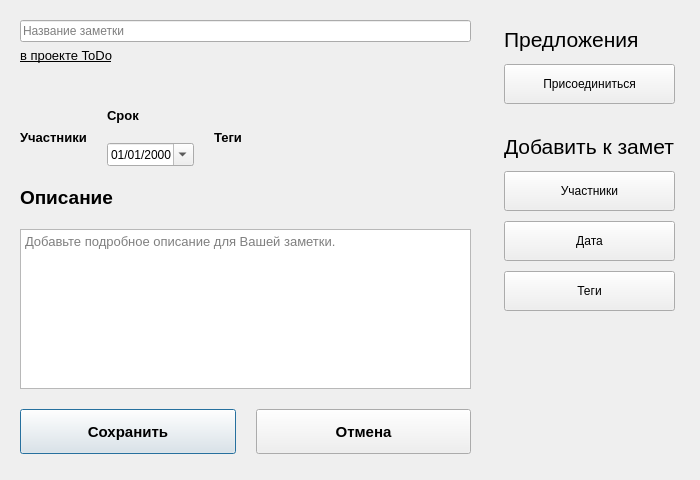
<?xml version="1.0" encoding="UTF-8"?>
<ui version="4.0">
 <class>NoteEditDialog</class>
 <widget class="QDialog" name="NoteEditDialog">
  <property name="geometry">
   <rect>
    <x>0</x>
    <y>0</y>
    <width>700</width>
    <height>480</height>
   </rect>
  </property>
  <property name="windowTitle">
   <string>NoteEditDialog</string>
  </property>
  <widget class="QWidget" name="layoutWidget">
   <property name="geometry">
    <rect>
     <x>20</x>
     <y>20</y>
     <width>451</width>
     <height>434</height>
    </rect>
   </property>
   <layout class="QVBoxLayout" name="leftSideLayout">
    <property name="spacing">
     <number>45</number>
    </property>
    <item>
     <layout class="QVBoxLayout" name="titleLayout">
      <property name="spacing">
       <number>6</number>
      </property>
      <item>
       <widget class="QLineEdit" name="titleLineEdit">
        <property name="placeholderText">
         <string>Название заметки</string>
        </property>
       </widget>
      </item>
      <item>
       <widget class="QLabel" name="projectNameLabel">
        <property name="font">
         <font>
          <family>Arial</family>
          <pointsize>10</pointsize>
          <bold>false</bold>
          <underline>true</underline>
         </font>
        </property>
        <property name="text">
         <string>в проекте ToDo</string>
        </property>
       </widget>
      </item>
     </layout>
    </item>
    <item>
     <layout class="QVBoxLayout" name="descriptionLayout">
      <property name="spacing">
       <number>20</number>
      </property>
      <item>
       <layout class="QHBoxLayout" name="attachmentsLayout">
        <property name="spacing">
         <number>20</number>
        </property>
        <property name="alignment">
         <set>Qt::AlignLeft</set>
        </property>
        <item>
         <layout class="QVBoxLayout" name="membersContainer">
          <item>
           <widget class="QLabel" name="membersLabel">
            <property name="font">
             <font>
              <family>Arial</family>
              <pointsize>10</pointsize>
              <bold>true</bold>
             </font>
            </property>
            <property name="visible">
             <bool>false</bool>
            </property>
            <property name="text">
             <string>Участники</string>
            </property>
           </widget>
          </item>
          <item>
           <layout class="QHBoxLayout" name="avatarsLayout">
            <property name="spacing">
             <number>5</number>
            </property>
           </layout>
          </item>
         </layout>
        </item>
        <item>
         <layout class="QVBoxLayout" name="dateContainer">
          <item>
           <widget class="QLabel" name="dateLabel">
            <property name="font">
             <font>
              <family>Arial</family>
              <pointsize>10</pointsize>
              <bold>true</bold>
             </font>
            </property>
            <property name="visible">
             <bool>false</bool>
            </property>
            <property name="text">
             <string>Срок</string>
            </property>
           </widget>
          </item>
          <item>
           <widget class="QDateEdit" name="dateEdit">
            <property name="visible">
             <bool>false</bool>
            </property>
            <property name="displayFormat">
             <string>dd/MM/yyyy</string>
            </property>
            <property name="calendarPopup">
             <bool>true</bool>
            </property>
           </widget>
          </item>
         </layout>
        </item>
        <item>
         <layout class="QVBoxLayout" name="tagsContainer">
          <item>
           <widget class="QLabel" name="tagsLabel">
            <property name="font">
             <font>
              <family>Arial</family>
              <pointsize>10</pointsize>
              <bold>true</bold>
             </font>
            </property>
            <property name="text">
             <string>Теги</string>
            </property>
            <property name="visible">
             <bool>false</bool>
            </property>
           </widget>
          </item>
          <item>
           <layout class="QHBoxLayout" name="tagsLayout">
            <property name="spacing">
             <number>5</number>
            </property>
           </layout>
          </item>
         </layout>
        </item>
       </layout>
      </item>
      <item>
       <widget class="QLabel" name="descriptionLabel">
        <property name="font">
         <font>
          <family>Arial</family>
          <pointsize>14</pointsize>
          <bold>true</bold>
         </font>
        </property>
        <property name="text">
         <string>Описание</string>
        </property>
       </widget>
      </item>
      <item>
       <widget class="QTextEdit" name="descriptionTextEdit">
        <property name="font">
         <font>
          <family>Arial</family>
          <pointsize>10</pointsize>
         </font>
        </property>
        <property name="placeholderText">
         <string>Добавьте подробное описание для Вашей заметки.</string>
        </property>
       </widget>
      </item>
      <item>
       <layout class="QHBoxLayout" name="buttonsLayout">
        <property name="spacing">
         <number>20</number>
        </property>
        <item>
         <widget class="QPushButton" name="saveButton">
          <property name="minimumSize">
           <size>
            <width>70</width>
            <height>45</height>
           </size>
          </property>
          <property name="font">
           <font>
            <family>Arial</family>
            <pointsize>11</pointsize>
            <bold>true</bold>
           </font>
          </property>
          <property name="text">
           <string>Сохранить</string>
          </property>
         </widget>
        </item>
        <item>
         <widget class="QPushButton" name="cancelButton">
          <property name="minimumSize">
           <size>
            <width>70</width>
            <height>45</height>
           </size>
          </property>
          <property name="font">
           <font>
            <family>Arial</family>
            <pointsize>11</pointsize>
            <bold>true</bold>
           </font>
          </property>
          <property name="text">
           <string>Отмена</string>
          </property>
         </widget>
        </item>
       </layout>
      </item>
     </layout>
    </item>
   </layout>
  </widget>
  <widget class="QWidget" name="layoutWidget_2">
   <property name="geometry">
    <rect>
     <x>504</x>
     <y>20</y>
     <width>171</width>
     <height>291</height>
    </rect>
   </property>
   <layout class="QVBoxLayout" name="rightSideLayout">
    <property name="spacing">
     <number>30</number>
    </property>
    <item>
     <layout class="QGridLayout" name="sidePanelLayout_2">
      <property name="verticalSpacing">
       <number>6</number>
      </property>
      <item row="0" column="0">
       <widget class="QLabel" name="sidePanelLabel_2">
        <property name="font">
         <font>
          <family>Arial</family>
          <pointsize>16</pointsize>
          <bold>false</bold>
          <underline>false</underline>
         </font>
        </property>
        <property name="text">
         <string>Предложения</string>
        </property>
       </widget>
      </item>
      <item row="1" column="0">
       <layout class="QVBoxLayout" name="verticalLayout_2">
        <property name="spacing">
         <number>10</number>
        </property>
        <item>
         <widget class="QPushButton" name="joinButton">
          <property name="minimumSize">
           <size>
            <width>0</width>
            <height>40</height>
           </size>
          </property>
          <property name="text">
           <string>Присоединиться</string>
          </property>
         </widget>
        </item>
       </layout>
      </item>
     </layout>
    </item>
    <item>
     <layout class="QGridLayout" name="sidePanelLayout">
      <property name="verticalSpacing">
       <number>12</number>
      </property>
      <item row="0" column="0">
       <widget class="QLabel" name="sidePanelLabel">
        <property name="font">
         <font>
          <family>Arial</family>
          <pointsize>16</pointsize>
          <bold>false</bold>
          <underline>false</underline>
         </font>
        </property>
        <property name="text">
         <string>Добавить к заметке</string>
        </property>
       </widget>
      </item>
      <item row="1" column="0">
       <layout class="QVBoxLayout" name="verticalLayout">
        <property name="spacing">
         <number>10</number>
        </property>
        <item>
         <widget class="QPushButton" name="addMembersButton">
          <property name="minimumSize">
           <size>
            <width>0</width>
            <height>40</height>
           </size>
          </property>
          <property name="text">
           <string>Участники</string>
          </property>
         </widget>
        </item>
        <item>
         <widget class="QPushButton" name="addDateButton">
          <property name="minimumSize">
           <size>
            <width>0</width>
            <height>40</height>
           </size>
          </property>
          <property name="text">
           <string>Дата</string>
          </property>
         </widget>
        </item>
        <item>
         <widget class="QPushButton" name="addTagsButton">
          <property name="minimumSize">
           <size>
            <width>0</width>
            <height>40</height>
           </size>
          </property>
          <property name="text">
           <string>Теги</string>
          </property>
         </widget>
        </item>
       </layout>
      </item>
     </layout>
    </item>
   </layout>
  </widget>
 </widget>
 <resources/>
 <connections/>
</ui>
